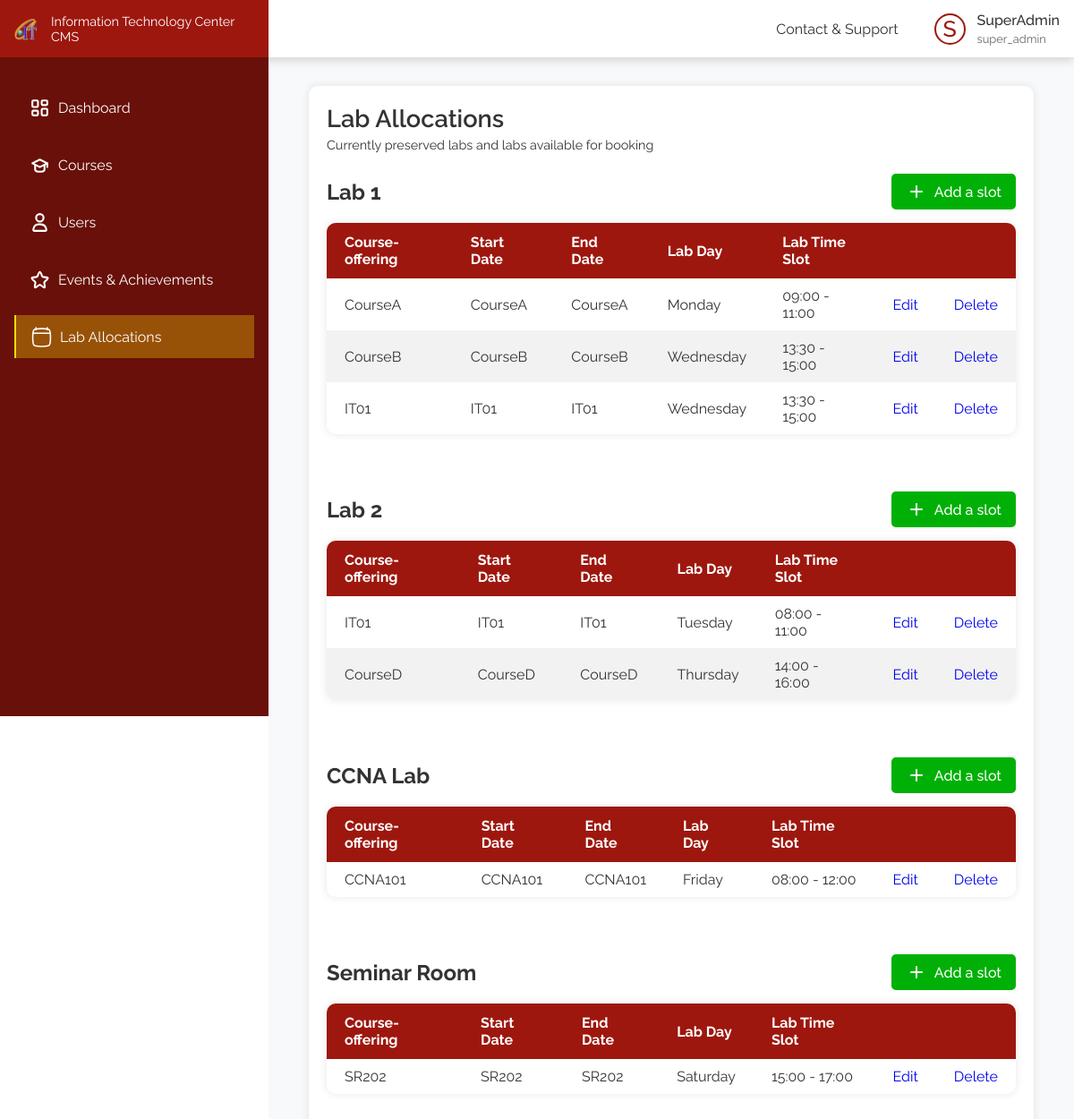
Page /pages/labslots/index.php (signed in) on the earlier database version.
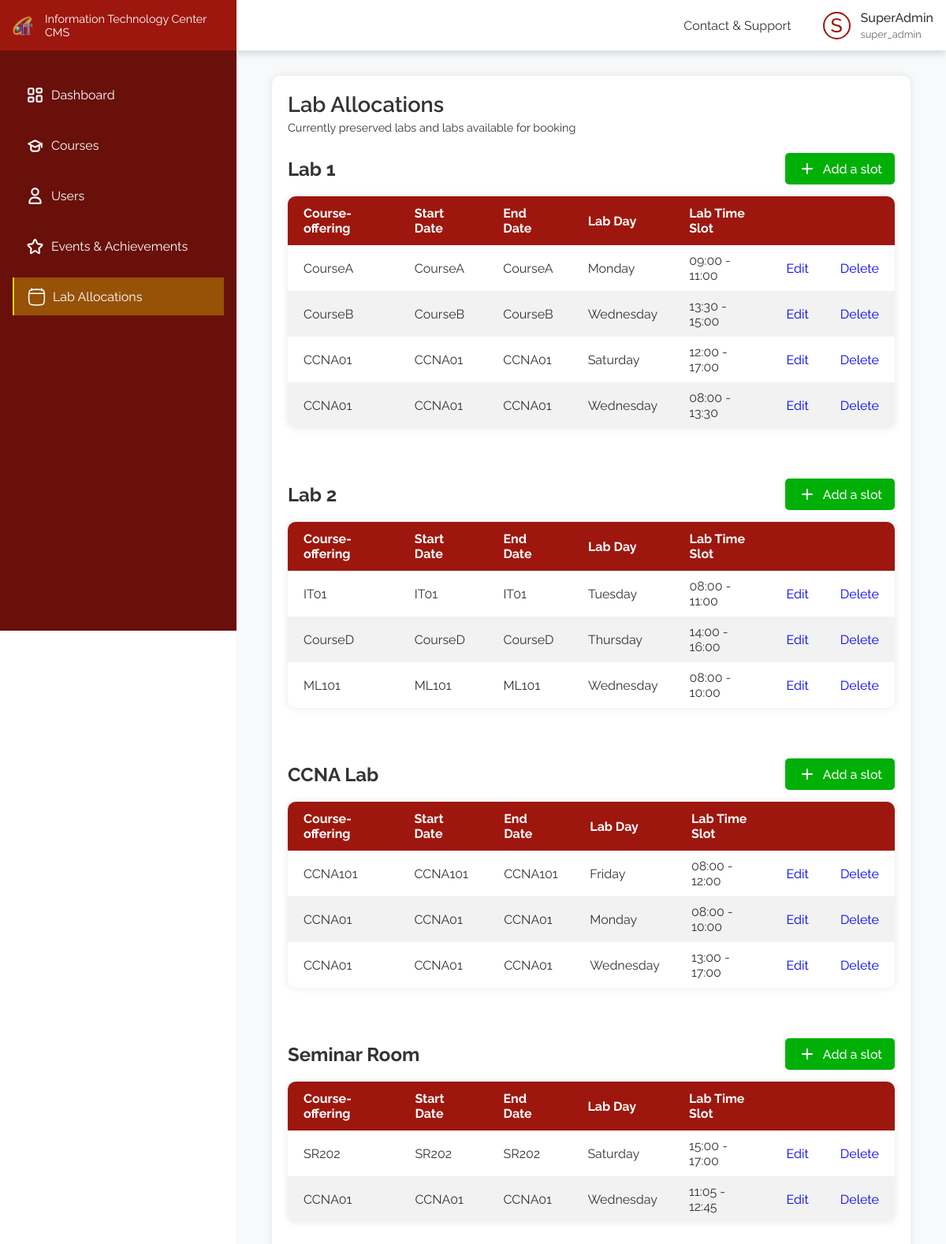
Same page on the later database version.
### tables this page shows
CREATE TABLE IF NOT EXISTS `user` (
  `u_id` int(10) UNSIGNED NOT NULL AUTO_INCREMENT,
  `user_name` varchar(50) NOT NULL,
  `email` varchar(100) NOT NULL,
  `password` varchar(255) NOT NULL,
  `contact` varchar(20) NOT NULL,
  `clearense` varchar(20) NOT NULL,
  PRIMARY KEY (`u_id`)
);

CREATE TABLE IF NOT EXISTS `labslot` (
  `slot_id` int(11) NOT NULL AUTO_INCREMENT,
  `lab` varchar(20) NOT NULL,
  `course` varchar(20) NOT NULL,
  `start` time NOT NULL,
  `end` time NOT NULL,
  `date` int(11) NOT NULL,
  `oneday` date DEFAULT NULL,
  `published` tinyint(4) DEFAULT NULL,
  PRIMARY KEY (`slot_id`)
);

### backend/functions/labslots.php (called while the page is built, shortened)
<?php
include_once $_SERVER['DOCUMENT_ROOT'] . "/config.php";
include_once $_SERVER['DOCUMENT_ROOT'] . "/helpers/datetime.php";
function getLabSlotsAll()
{
    global $conn;
    $stmt = $conn->prepare("SELECT * FROM labslot");
    $stmt->execute();
    $result = $stmt->get_result();
    $labSlots = array();
    while ($row = $result->fetch_assoc()) {
        $labType = $row['lab'];
        if (!isset($labSlots[$labType])) {
            $labSlots[$labType] = array();
        }
        $labSlots[$labType][] = $row;
    }
    return $labSlots;
}

### helpers/datetime.php (called while the page is built, shortened)
<?php
function getDatebyIndex(int $index): string
{
    $days = ['Monday', 'Tuesday', 'Wednesday', 'Thursday', 'Friday', 'Saturday', 'Sunday'];
    return $days[$index];
}

### pages/labslots/index.php (the view, shortened to what the rows shown need)
<?php include_once $_SERVER['DOCUMENT_ROOT'] . "/config.php" ?>
<?php include_once $_SERVER['DOCUMENT_ROOT'] . "/backend/functions/labslots.php" ?>
<?php include_once $_SERVER['DOCUMENT_ROOT'] . "/helpers/datetime.php" ?>
<!DOCTYPE html>
<html lang="en">
<head>
    <link rel="stylesheet" href="/css/labslots.css">
</head>
<?php
$labslots = getLabSlotsAll();
?>
<body>
    <div class="flex-box">
            <?php
            include_once(APP_ROOT . "/includes/sidebar.php");
            ?>
        <div class="right">
            <?php
            include_once(APP_ROOT . "/includes/header.php");
            ?>
            <main class="labslots">
                <div class="container">
                    <h1>Lab Allocations</h1>
                    <div class="title">
                        <div class="title">
                            <h2>Lab 1</h2>
                        </div>
                    </div>
                    <table class="lab-table">
                        <thead>
                            <tr>
                                <th>Course-offering</th>
                                <th>Start Date</th>
                                <th>End Date</th>
                                <th>Lab Day</th>
                                <th>Lab Time Slot</th>
                                <th></th>
                                <th></th>
                            </tr>
                        </thead>
                        <tbody>
                            <?php if (isset($labslots['lab1'])) { ?>
                                <?php foreach ($labslots['lab1'] as $key => $slot) { ?>
                                    <tr>
                                        <td><?= $slot['course'] ?></td>
                                        <td><?= $slot['course'] ?></td>
                                        <td><?= $slot['course'] ?></td>
                                        <td><?= getDatebyIndex($slot['date']) ?></td>
                                        <td><?= substr($slot['start'], 0, 5) . ' - ' . substr($slot['end'], 0, 5) ?></td>
                                        <td><a href="add.php?id=<?= $slot['slot_id'] ?>&lab=lab1" role="button">Edit</a> </td>
                                        <td><a href="/backend/api/labslots/delete.php?delete_id=<?= $slot['slot_id'] ?>" role="button">Delete</a> </td>
                                    </tr>
                                <?php }; ?>
                            <?php } ?>
                        </tbody>
                    </table>
                    <div class="title">
                        <div class="title">
                            <h2>Lab 2</h2>
                        </div>
                    </div>
                    <table class="lab-table">
                        <thead>
                            <tr>
                                <th>Course-offering</th>
                                <th>Start Date</th>
                                <th>End Date</th>
                                <th>Lab Day</th>
                                <th>Lab Time Slot</th>
                                <th></th>
                                <th></th>
                            </tr>
                        </thead>
                        <tbody>
                            <?php if (isset($labslots['lab2'])) { ?>
                                <?php foreach ($labslots['lab2'] as $key => $slot) { ?>
                                    <tr>
                                        <td><?= $slot['course'] ?></td>
                                        <td><?= $slot['course'] ?></td>
                                        <td><?= $slot['course'] ?></td>
                                        <td><?= getDatebyIndex($slot['date']) ?></td>
                                        <td><?= substr($slot['start'], 0, 5) . ' - ' . substr($slot['end'], 0, 5) ?></td>
                                        <td><a href="add.php?id=<?= $slot['slot_id'] ?>&lab=lab2">Edit</a> </td>
                                        <td><a href="/backend/api/labslots/delete.php?delete_id=<?= $slot['slot_id'] ?>" role="button">Delete</a> </td>
                                    </tr>
                                <?php }; ?>
                            <?php } ?>
                        </tbody>
                    </table>
                    <div class="title">
                        <div class="title">
                            <h2>CCNA Lab</h2>
                        </div>
                    </div>
                    <table class="lab-table">
                        <thead>
                            <tr>
                                <th>Course-offering</th>
                                <th>Start Date</th>
                                <th>End Date</th>
                                <th>Lab Day</th>
                                <th>Lab Time Slot</th>
                                <th></th>
                                <th></th>
                            </tr>
                        </thead>
                        <tbody>
                            <?php if (isset($labslots['ccna'])) { ?>
                                <?php foreach ($labslots['ccna'] as $key => $slot) { ?>
                                    <tr>
                                        <td><?= $slot['course'] ?></td>
                                        <td><?= $slot['course'] ?></td>
                                        <td><?= $slot['course'] ?></td>
                                        <td><?= getDatebyIndex($slot['date']) ?></td>
                                        <td><?= substr($slot['start'], 0, 5) . ' - ' . substr($slot['end'], 0, 5) ?></td>
                                        <td><a href="add.php?id=<?= $slot['slot_id'] ?>&lab=ccna">Edit</a> </td>
                                        <td><a href="/backend/api/labslots/delete.php?delete_id=<?= $slot['slot_id'] ?>" role="button">Delete</a> </td>
                                    </tr>
                                <?php }; ?>
                            <?php } ?>
                        </tbody>
                    </table>
                    <div class="title">
                        <div class="title">
                            <h2>Seminar Room</h2>
                        </div>
                    </div>
                    <table class="lab-table">
                        <thead>
                            <tr>
                                <th>Course-offering</th>
                                <th>Start Date</th>
                                <th>End Date</th>
                                <th>Lab Day</th>
                                <th>Lab Time Slot</th>
                                <th></th>
                                <th></th>
                            </tr>
                        </thead>
                        <tbody>
                            <?php if (isset($labslots['sr'])) { ?>
                                <?php foreach ($labslots['sr'] as $key => $slot) { ?>
                                    <tr>
                                        <td><?= $slot['course'] ?></td>
                                        <td><?= $slot['course'] ?></td>
                                        <td><?= $slot['course'] ?></td>
                                        <td><?= getDatebyIndex($slot['date']) ?></td>
                                        <td><?= substr($slot['start'], 0, 5) . ' - ' . substr($slot['end'], 0, 5) ?></td>
                                        <td><a href="add.php?id=<?= $slot['slot_id'] ?>&lab=sr">Edit</a> </td>
                                        <td><a href="/backend/api/labslots/delete.php?delete_id=<?= $slot['slot_id'] ?>" role="button">Delete</a> </td>
                                    </tr>
                                <?php }; ?>
                            <?php } ?>
                        </tbody>
                    </table>
                </div>
            </main>
        </div>
    </div>
</body>
</html>

### includes/header.php (shortened to what the rows shown need)
<?php
include $_SERVER['DOCUMENT_ROOT'] . "/includes/header_core.php";
if (isset($_SESSION['user_id'])) {
  $user_id = $_SESSION['user_id'];
  $sql = "SELECT user_name, clearense FROM user WHERE u_id = ?";
  $stmt = $conn->prepare($sql);
  $stmt->bind_param("i", $user_id);
  $stmt->execute();
  $result = $stmt->get_result();
  if ($row = $result->fetch_assoc()) {
    $username = $row['user_name'];
    $role = $row['clearense'];
  }
}
?>
<!DOCTYPE html>
<html lang="en">
<head>
  <link rel="stylesheet" href="/css/header.css">
</head>
<body>
  <header>
    <div class="profile">
      <div class="img"><?php echo isset($username) ? strtoupper(substr($username, 0, 1)) : 'G'; ?></div>
      <h5><?php echo isset($username) ? $username : 'Guest'; ?></h5>
      <p><?php echo isset($role) ? $role : 'Guest'; ?></p>
    </div>
  </header>
</body>
</html>

Differences in the rows shown:
removed labslot: course "IT01", date "Wednesday", start "13:30", end "15:00", shown under "Lab 1"
added labslot: course "CCNA01", date "Saturday", start "12:00", end "17:00", shown under "Lab 1"
added labslot: course "CCNA01", date "Wednesday", start "08:00", end "13:30", shown under "Lab 1"
added labslot: course "ML101", date "Wednesday", start "08:00", end "10:00", shown under "Lab 2"
added labslot: course "CCNA01", date "Monday", start "08:00", end "10:00", shown under "CCNA Lab"
added labslot: course "CCNA01", date "Wednesday", start "13:00", end "17:00", shown under "CCNA Lab"
added labslot: course "CCNA01", date "Wednesday", start "11:05", end "12:45", shown under "Seminar Room"
